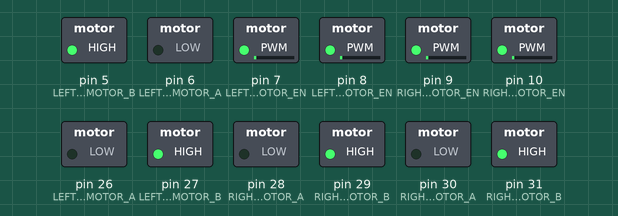
This sketch was run on a simulated Arduino Mega 2560, built with avr-gcc and run on an emulated ATmega2560. Parts: switched loads named in the sketch (green lamp = pin HIGH).

Above: at 0.15 s.
At 10.3 s:
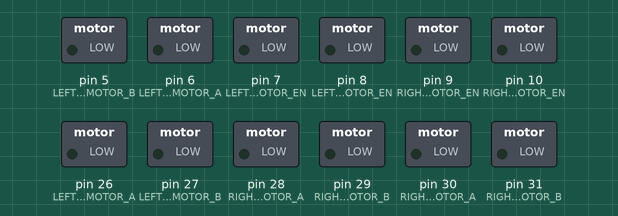
At 12.3 s:
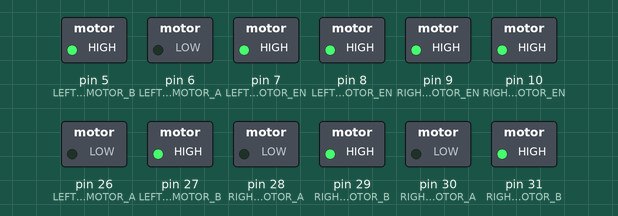
At 14.3 s:
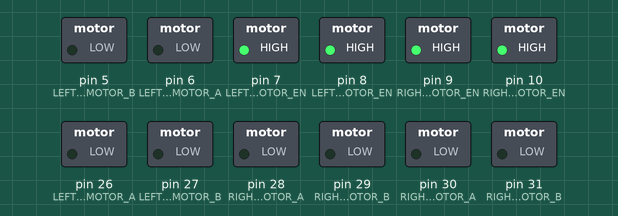
At 18.3 s:
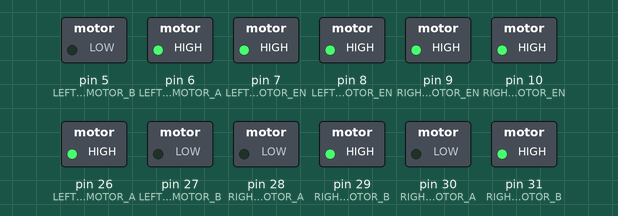
At 38.6 s:
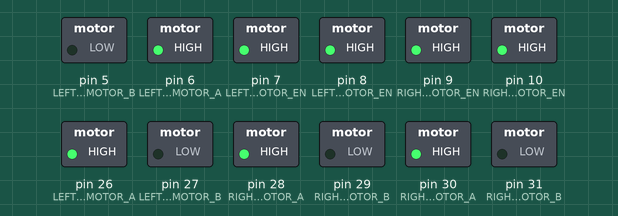
Timing chart, 0 to 40.0 s (numbered marks = the images above):
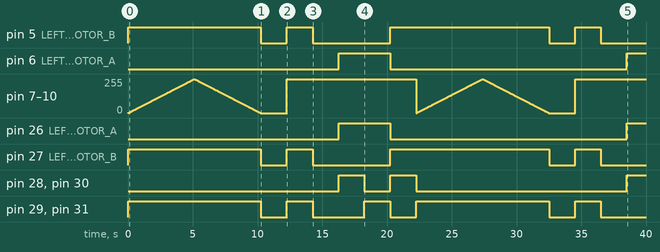

Measured:
- by itself, pin 6 (LEFT_BACK_MOTOR_A), pin 26 (LEFT_FRONT_MOTOR_A): LOW → HIGH at 16.3 s, → LOW 4.0 s later, → HIGH 18.3 s later
- by itself, pin 28 (RIGHT_FRONT_MOTOR_A), pin 30 (RIGHT_BACK_MOTOR_A): goes HIGH 2.0 s, LOW 2.0 s, HIGH 2.0 s, LOW 16.3 s, then HIGH
- by itself, pin 5 (LEFT_BACK_MOTOR_B), pin 27 (LEFT_FRONT_MOTOR_B): LOW → HIGH at 0.00 s, → LOW 10.3 s later, → HIGH 2.0 s later, → LOW 2.0 s later, … (8 changes in this stretch)
- by itself, pin 29 (RIGHT_FRONT_MOTOR_B), pin 31 (RIGHT_BACK_MOTOR_B): LOW → HIGH at 0.00 s, → LOW 10.3 s later, → HIGH 2.0 s later, → LOW 2.0 s later, … (10 changes in this stretch)

The sketch:

dynamic_motor_driver_top.ino
```cpp
/*
  INNOVATOR INTERNATIONAL (PVT)LTD.
  https://www.innovator.lk/
   --------------------------------------------------------------------------
  Development Platform : Dynamic 1.0
  (mobile robot development platform)
  ---------------------------------------------------------------------------
  Motor Driver Example(Top Board).
  ---------------------------------------------------------------------------
  Hardware setup for Dynamic top development board :
  Motor Driver PINs are allready mapped and connected to
  the Arduino board.PINs are as follows :

  LEFT FRONT MOTOR   EN PIN connected to Arduino digital PIN -> 8(D8)
  LEFT FRONT MOTOR    A PIN connected to Arduino digital PIN -> 26(D26)
  LEFT FRONT MOTOR    B PIN connected to Arduino digital PIN -> 27(D27)

  LEFT BACK MOTOR    EN PIN connected to Arduino digital PIN -> 7(D8)
  LEFT BACK MOTOR     A PIN connected to Arduino digital PIN -> 6(D8)
  LEFT BACK MOTOR     B PIN connected to Arduino digital PIN -> 5(D8)

  RIGHT FRONT MOTOR  EN PIN connected to Arduino digital PIN -> 10(D10)
  RIGHT FRONT MOTOR   A PIN connected to Arduino digital PIN -> 28(D28)
  RIGHT FRONT MOTOR   B PIN connected to Arduino digital PIN -> 29(D29)

  RIGHT BACK MOTOR   EN PIN connected to Arduino digital PIN -> 9(D9)
  RIGHT BACK MOTOR    A PIN connected to Arduino digital PIN -> 30(D30)
  RIGHT BACK MOTOR    B PIN connected to Arduino digital PIN -> 31(D31)

  23 march 2021
*/

int LEFT_FRONT_MOTOR_EN = 8;// the number of the Arduino PIN, that left front motor EN PIN is connected to.
int LEFT_FRONT_MOTOR_A = 26;// the number of the Arduino PIN, that left front motor A PIN is connected to.
int LEFT_FRONT_MOTOR_B = 27;// the number of the Arduino PIN, that left front motor B PIN is connected to.

int LEFT_BACK_MOTOR_EN = 7;// the number of the Arduino PIN, that left back motor EN PIN is connected to.
int LEFT_BACK_MOTOR_B = 5;// the number of the Arduino PIN, that left back motor A PIN is connected to.
int LEFT_BACK_MOTOR_A = 6;// the number of the Arduino PIN, that left back motor B PIN is connected to.

int RIGHT_FRONT_MOTOR_EN = 10;// the number of the Arduino PIN, that right front motor EN PIN is connected to.
int RIGHT_FRONT_MOTOR_A = 28;// the number of the Arduino PIN, that right front motor A PIN is connected to.
int RIGHT_FRONT_MOTOR_B = 29;// the number of the Arduino PIN, that right front motor B PIN is connected to.

int RIGHT_BACK_MOTOR_EN = 9;// the number of the Arduino PIN, that right back motor EN PIN is connected to.
int RIGHT_BACK_MOTOR_A = 30;// the number of the Arduino PIN, that right back motor A PIN is connected to.
int RIGHT_BACK_MOTOR_B = 31;// the number of the Arduino PIN, that right back motor B PIN is connected to.


void setup() {

  //making all motor driver PINs as output PINs
  pinMode(LEFT_FRONT_MOTOR_EN, OUTPUT);
  pinMode(LEFT_FRONT_MOTOR_A, OUTPUT);
  pinMode(LEFT_FRONT_MOTOR_B, OUTPUT);

  pinMode(LEFT_BACK_MOTOR_EN, OUTPUT);
  pinMode(LEFT_BACK_MOTOR_A, OUTPUT);
  pinMode(LEFT_BACK_MOTOR_B, OUTPUT);

  pinMode(RIGHT_FRONT_MOTOR_EN, OUTPUT);
  pinMode(RIGHT_FRONT_MOTOR_A, OUTPUT);
  pinMode(RIGHT_FRONT_MOTOR_B, OUTPUT);

  pinMode(RIGHT_BACK_MOTOR_EN, OUTPUT);
  pinMode(RIGHT_BACK_MOTOR_A, OUTPUT);
  pinMode(RIGHT_BACK_MOTOR_B, OUTPUT);

  // turning all motors off at startup
  digitalWrite(LEFT_FRONT_MOTOR_A, LOW);
  digitalWrite(LEFT_FRONT_MOTOR_B, LOW);

  digitalWrite(LEFT_BACK_MOTOR_A, LOW);
  digitalWrite(LEFT_BACK_MOTOR_B, LOW);

  digitalWrite(RIGHT_FRONT_MOTOR_A, LOW);
  digitalWrite(RIGHT_FRONT_MOTOR_B, LOW);

  digitalWrite(RIGHT_BACK_MOTOR_A, LOW);
  digitalWrite(RIGHT_BACK_MOTOR_B, LOW);
}

void loop() {
  SPEED_CONTROL();//0 to 255 pwm speed control.
  delay(2000);//waiting for 2 seconds.
  FOWARD();//turning all motors forward.
  delay(2000);//waiting for 2 seconds.
  STOP() ;//stopping all motors.
  delay(2000);//waiting for 2 seconds.
  BACKWARDS();//running all motors backward.
  delay(2000);//waiting for 2 seconds.
  LEFT();
  delay(2000);//waiting for 2 seconds.
  RIGHT();
  delay(2000);//waiting for 2 seconds.
}

void FOWARD() {
  // set motors to maximum speed.
  // PWM maximum possible values are 0 to 255.
  analogWrite(LEFT_FRONT_MOTOR_EN, 255);
  analogWrite(LEFT_BACK_MOTOR_EN, 255);
  analogWrite(RIGHT_FRONT_MOTOR_EN, 255);
  analogWrite(RIGHT_BACK_MOTOR_EN, 255);

  //driving all motors forward
  digitalWrite(LEFT_FRONT_MOTOR_A, LOW);
  digitalWrite(LEFT_FRONT_MOTOR_B, HIGH);
  digitalWrite(RIGHT_FRONT_MOTOR_A, LOW);
  digitalWrite(RIGHT_FRONT_MOTOR_B, HIGH);

  digitalWrite(LEFT_BACK_MOTOR_A, LOW);
  digitalWrite(LEFT_BACK_MOTOR_B, HIGH);
  digitalWrite(RIGHT_BACK_MOTOR_A, LOW);
  digitalWrite(RIGHT_BACK_MOTOR_B, HIGH);
}

void BACKWARDS() {
  // set motors to maximum speed.
  // PWM maximum possible values are 0 to 255.
  analogWrite(LEFT_FRONT_MOTOR_EN, 255);
  analogWrite(LEFT_BACK_MOTOR_EN, 255);
  analogWrite(RIGHT_FRONT_MOTOR_EN, 255);
  analogWrite(RIGHT_BACK_MOTOR_EN, 255);

  //driving all motors backwards
  digitalWrite(LEFT_FRONT_MOTOR_A, HIGH);
  digitalWrite(LEFT_FRONT_MOTOR_B, LOW);
  digitalWrite(RIGHT_FRONT_MOTOR_A, HIGH);
  digitalWrite(RIGHT_FRONT_MOTOR_B, LOW);

  digitalWrite(LEFT_BACK_MOTOR_A, HIGH);
  digitalWrite(LEFT_BACK_MOTOR_B, LOW);
  digitalWrite(RIGHT_BACK_MOTOR_A, HIGH);
  digitalWrite(RIGHT_BACK_MOTOR_B, LOW);
}

void STOP() {
  // turn off all motors.
  digitalWrite(LEFT_FRONT_MOTOR_A, LOW);
  digitalWrite(LEFT_FRONT_MOTOR_B, LOW);
  digitalWrite(RIGHT_FRONT_MOTOR_A, LOW);
  digitalWrite(RIGHT_FRONT_MOTOR_B, LOW);
  digitalWrite(LEFT_BACK_MOTOR_A, LOW);
  digitalWrite(LEFT_BACK_MOTOR_B, LOW);
  digitalWrite(RIGHT_BACK_MOTOR_A, LOW);
  digitalWrite(RIGHT_BACK_MOTOR_B, LOW);
}

void LEFT() {
  analogWrite(LEFT_FRONT_MOTOR_EN, 255);
  analogWrite(LEFT_BACK_MOTOR_EN, 255);
  analogWrite(RIGHT_FRONT_MOTOR_EN, 255);
  analogWrite(RIGHT_BACK_MOTOR_EN, 255);

  digitalWrite(LEFT_FRONT_MOTOR_A, HIGH);
  digitalWrite(LEFT_FRONT_MOTOR_B, LOW);
  digitalWrite(RIGHT_FRONT_MOTOR_A, LOW);
  digitalWrite(RIGHT_FRONT_MOTOR_B, HIGH);

  digitalWrite(LEFT_BACK_MOTOR_A, HIGH);
  digitalWrite(LEFT_BACK_MOTOR_B, LOW);
  digitalWrite(RIGHT_BACK_MOTOR_A, LOW);
  digitalWrite(RIGHT_BACK_MOTOR_B, HIGH);
}
void RIGHT() {
  analogWrite(LEFT_FRONT_MOTOR_EN, 255);
  analogWrite(LEFT_BACK_MOTOR_EN, 255);
  analogWrite(RIGHT_FRONT_MOTOR_EN, 255);
  analogWrite(RIGHT_BACK_MOTOR_EN, 255);

  digitalWrite(LEFT_FRONT_MOTOR_A, LOW);
  digitalWrite(LEFT_FRONT_MOTOR_B, HIGH);
  digitalWrite(RIGHT_FRONT_MOTOR_A, HIGH);
  digitalWrite(RIGHT_FRONT_MOTOR_B, LOW);

  digitalWrite(LEFT_BACK_MOTOR_A, LOW);
  digitalWrite(LEFT_BACK_MOTOR_B, HIGH);
  digitalWrite(RIGHT_BACK_MOTOR_A, HIGH);
  digitalWrite(RIGHT_BACK_MOTOR_B, LOW);

}

void SPEED_CONTROL() {
  digitalWrite(LEFT_FRONT_MOTOR_A, LOW);
  digitalWrite(LEFT_FRONT_MOTOR_B, HIGH);
  digitalWrite(RIGHT_FRONT_MOTOR_A, LOW);
  digitalWrite(RIGHT_FRONT_MOTOR_B, HIGH);

  digitalWrite(LEFT_BACK_MOTOR_A, LOW);
  digitalWrite(LEFT_BACK_MOTOR_B, HIGH);
  digitalWrite(RIGHT_BACK_MOTOR_A, LOW);
  digitalWrite(RIGHT_BACK_MOTOR_B, HIGH);

  // accelerate from zero to maximum speed
  for (int i = 0; i < 256; i++) {
    analogWrite(LEFT_FRONT_MOTOR_EN, i);
    analogWrite(RIGHT_FRONT_MOTOR_EN, i);
    analogWrite(LEFT_BACK_MOTOR_EN, i);
    analogWrite(RIGHT_BACK_MOTOR_EN, i);
    delay(20);
  }

  // decelerate from maximum speed to zero
  for (int i = 255; i >= 0; --i) {
    analogWrite(LEFT_FRONT_MOTOR_EN, i);
    analogWrite(RIGHT_FRONT_MOTOR_EN, i);
    analogWrite(LEFT_BACK_MOTOR_EN, i);
    analogWrite(RIGHT_BACK_MOTOR_EN, i);
    delay(20);
  }

  // turning all motors off
  digitalWrite(LEFT_FRONT_MOTOR_A, LOW);
  digitalWrite(LEFT_FRONT_MOTOR_B, LOW);
  digitalWrite(RIGHT_FRONT_MOTOR_A, LOW);
  digitalWrite(RIGHT_FRONT_MOTOR_B, LOW);
  digitalWrite(LEFT_BACK_MOTOR_A, LOW);
  digitalWrite(LEFT_BACK_MOTOR_B, LOW);
  digitalWrite(RIGHT_BACK_MOTOR_A, LOW);
  digitalWrite(RIGHT_BACK_MOTOR_B, LOW);
}
```
